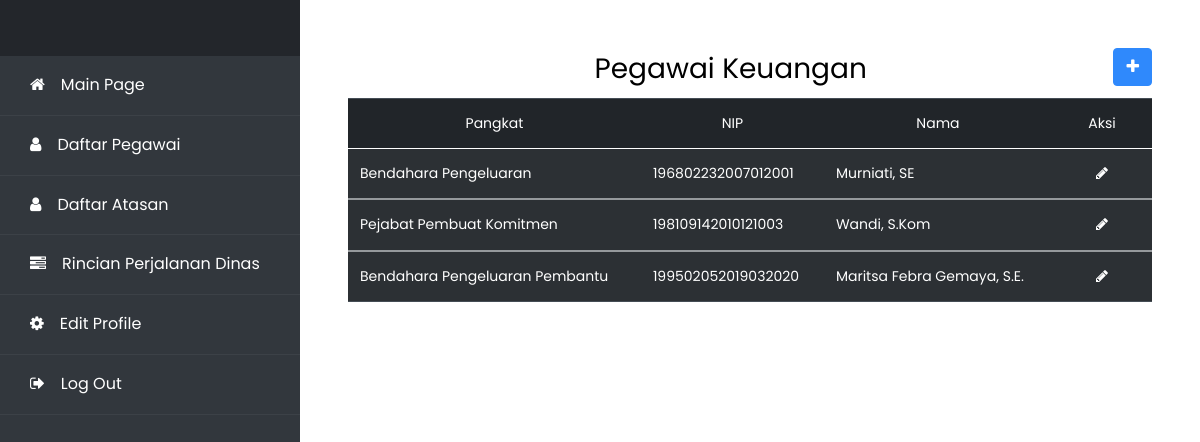
/Admin/atasan.php, run on the app's committed database.
### tables this page shows
CREATE TABLE `atasan` (
  `nip` varchar(25) NOT NULL,
  `nama` varchar(100) NOT NULL,
  `pangkat` varchar(100) NOT NULL
);

### Admin/atasan.php (the view, shortened to what this page needs)
<!DOCTYPE html>
<html>
<head>
      <link href="https://cdn.jsdelivr.net/npm/bootstrap@5.0.0-beta1/dist/css/bootstrap.min.css" rel="stylesheet">
      <link rel="stylesheet" href="https://cdnjs.cloudflare.com/ajax/libs/font-awesome/4.7.0/css/font-awesome.min.css">
      <link rel="stylesheet" href="https://stackpath.bootstrapcdn.com/font-awesome/4.7.0/css/font-awesome.min.css">
      <link rel="stylesheet" href="https://maxcdn.bootstrapcdn.com/bootstrap/4.5.2/css/bootstrap.min.css">
      <link rel="stylesheet" href="../style/css/style.css">
</head>
<body>
      <div class="wrapper d-flex align-items-stretch">
      	<?php include 'header.php'; ?>
            <div id="content" class="p-4 p-md-5 pt-5">
              <div class="btn-group" role="group" aria-label="Basic example" style="float: right;">
                <button type="button" class="btn btn-primary"><a href="addatasan.php" style="color: white"><i class="fa fa-plus"></i></a></button>
              </div>
              <h3 align="center">Pegawai Keuangan</h3>
                <table class="table table-dark table-striped" align="center" id="data">
                  <thead>
                  <tr align="center">
                    <td>Pangkat</td>
                    <td>NIP</td>
                    <td>Nama</td>
                    <td style="width: 100px;">Aksi</td>
                  </tr>
                  </thead>
                  <?php
                    include '../koneksi.php';
                    $query_mysqli = mysqli_query($koneksi, "SELECT * FROM atasan ")or die(mysqli_error());
                    while ($data = mysqli_fetch_array($query_mysqli)) {
                  ?>
                  <tbody>
                  <tr id="tampil">
                    <td><?php echo $data['pangkat'];?></td>
                    <td><?php echo $data['nip'];?></td>
                    <td><?php echo $data['nama'];?></td>
                    <td align="center">
                      <a href="editatasan.php?pangkat=<?php echo $data['pangkat']; ?>"><i class="fa fa-pencil text-white"></i></a>
                    </td>
                  </tr>
                  </tbody>
              <?php } ?>
                </table>
            </div>
      </div>
</body>
</html>

### data on the page
atasan: pangkat "Bendahara Pengeluaran", nip "196802232007012001", nama "Murniati, SE"
atasan: pangkat "Pejabat Pembuat Komitmen", nip "198109142010121003", nama "Wandi, S.Kom"
atasan: pangkat "Bendahara Pengeluaran Pembantu", nip "199502052019032020", nama "Maritsa Febra Gemaya, S.E."
